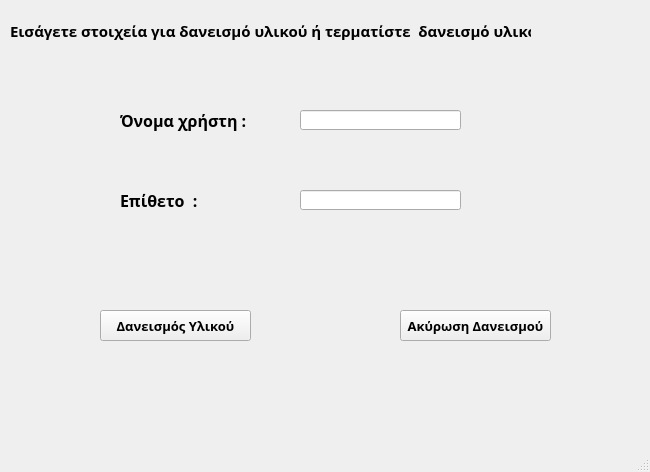
<?xml version="1.0" encoding="UTF-8"?>
<ui version="4.0">
 <class>loan_window</class>
 <widget class="QMainWindow" name="loan_window">
  <property name="geometry">
   <rect>
    <x>0</x>
    <y>0</y>
    <width>650</width>
    <height>472</height>
   </rect>
  </property>
  <property name="minimumSize">
   <size>
    <width>650</width>
    <height>472</height>
   </size>
  </property>
  <property name="maximumSize">
   <size>
    <width>650</width>
    <height>472</height>
   </size>
  </property>
  <property name="windowTitle">
   <string>Δανεισμός Εξοπλισμού</string>
  </property>
  <property name="windowIcon">
   <iconset>
    <normaloff>../media/gear.png</normaloff>../media/gear.png</iconset>
  </property>
  <widget class="QWidget" name="centralwidget">
   <widget class="QPushButton" name="loan_button">
    <property name="geometry">
     <rect>
      <x>100</x>
      <y>310</y>
      <width>151</width>
      <height>31</height>
     </rect>
    </property>
    <property name="font">
     <font>
      <family>Sitka Display</family>
      <pointsize>10</pointsize>
      <weight>75</weight>
      <bold>true</bold>
     </font>
    </property>
    <property name="text">
     <string>Δανεισμός Υλικού</string>
    </property>
   </widget>
   <widget class="QPushButton" name="cancel_loan_button">
    <property name="geometry">
     <rect>
      <x>400</x>
      <y>310</y>
      <width>151</width>
      <height>31</height>
     </rect>
    </property>
    <property name="font">
     <font>
      <family>Sitka Display</family>
      <pointsize>10</pointsize>
      <weight>75</weight>
      <bold>true</bold>
     </font>
    </property>
    <property name="text">
     <string>Ακύρωση Δανεισμού</string>
    </property>
   </widget>
   <widget class="QLabel" name="name_label">
    <property name="geometry">
     <rect>
      <x>120</x>
      <y>110</y>
      <width>151</width>
      <height>21</height>
     </rect>
    </property>
    <property name="font">
     <font>
      <family>Sitka</family>
      <pointsize>12</pointsize>
      <weight>75</weight>
      <bold>true</bold>
     </font>
    </property>
    <property name="text">
     <string>Όνομα χρήστη :</string>
    </property>
   </widget>
   <widget class="QLineEdit" name="lineEdit_onoma">
    <property name="geometry">
     <rect>
      <x>300</x>
      <y>110</y>
      <width>161</width>
      <height>20</height>
     </rect>
    </property>
   </widget>
   <widget class="QLineEdit" name="lineEdit_epitheto">
    <property name="geometry">
     <rect>
      <x>300</x>
      <y>190</y>
      <width>161</width>
      <height>20</height>
     </rect>
    </property>
   </widget>
   <widget class="QLabel" name="last_name_label">
    <property name="geometry">
     <rect>
      <x>120</x>
      <y>190</y>
      <width>151</width>
      <height>21</height>
     </rect>
    </property>
    <property name="font">
     <font>
      <family>Sitka</family>
      <pointsize>12</pointsize>
      <weight>75</weight>
      <bold>true</bold>
     </font>
    </property>
    <property name="text">
     <string>Επίθετο  :</string>
    </property>
   </widget>
   <widget class="QLabel" name="loan_label">
    <property name="geometry">
     <rect>
      <x>10</x>
      <y>20</y>
      <width>521</width>
      <height>21</height>
     </rect>
    </property>
    <property name="font">
     <font>
      <family>Sitka Heading</family>
      <pointsize>11</pointsize>
      <weight>75</weight>
      <bold>true</bold>
     </font>
    </property>
    <property name="text">
     <string>Εισάγετε στοιχεία για δανεισμό υλικού ή τερματίστε  δανεισμό υλικού.</string>
    </property>
   </widget>
  </widget>
  <widget class="QMenuBar" name="menubar">
   <property name="geometry">
    <rect>
     <x>0</x>
     <y>0</y>
     <width>650</width>
     <height>21</height>
    </rect>
   </property>
  </widget>
  <widget class="QStatusBar" name="statusbar"/>
 </widget>
 <resources/>
 <connections/>
</ui>
